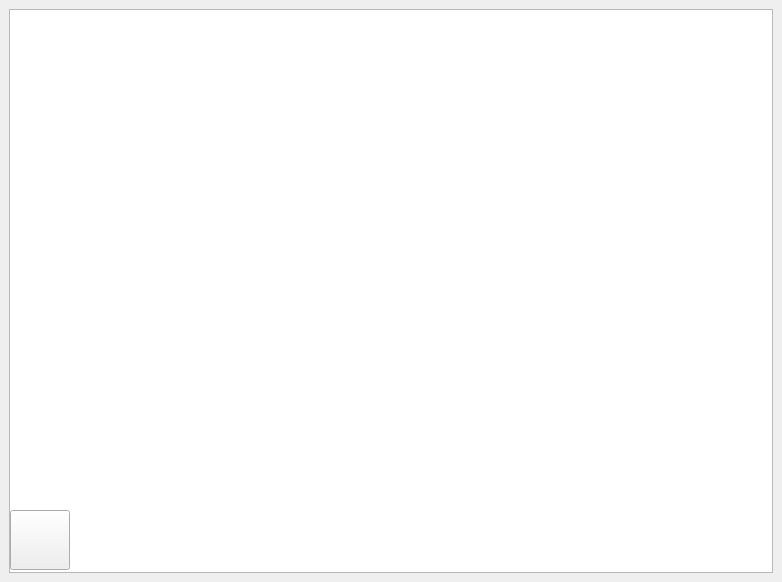
<?xml version="1.0" encoding="UTF-8"?>
<ui version="4.0">
 <class>Mapa_GamePlay</class>
 <widget class="QWidget" name="Mapa_GamePlay">
  <property name="geometry">
   <rect>
    <x>0</x>
    <y>0</y>
    <width>782</width>
    <height>582</height>
   </rect>
  </property>
  <property name="minimumSize">
   <size>
    <width>782</width>
    <height>582</height>
   </size>
  </property>
  <property name="maximumSize">
   <size>
    <width>782</width>
    <height>582</height>
   </size>
  </property>
  <property name="windowTitle">
   <string>HellBurn</string>
  </property>
  <property name="windowIcon">
   <iconset resource="Recursos.qrc">
    <normaloff>:/Imagenes/ICONO.png</normaloff>:/Imagenes/ICONO.png</iconset>
  </property>
  <property name="styleSheet">
   <string notr="true">QPushButton{
color: rgb(255, 255, 255);
border-image: url(:/Imagenes/BOTONGRIS.png);
}
QPushButton:hover
{
border-image: url(:/Imagenes/BOTONGRISHOVER.png);
}
QPushButtonr:pressed
{
border-image: url(:/Imagenes/BOTONGRISPUSH.png);
}

</string>
  </property>
  <widget class="QGraphicsView" name="graphicsView">
   <property name="geometry">
    <rect>
     <x>9</x>
     <y>9</y>
     <width>764</width>
     <height>564</height>
    </rect>
   </property>
  </widget>
  <widget class="QLabel" name="label">
   <property name="geometry">
    <rect>
     <x>0</x>
     <y>0</y>
     <width>782</width>
     <height>582</height>
    </rect>
   </property>
   <property name="text">
    <string/>
   </property>
   <property name="pixmap">
    <pixmap resource="Recursos.qrc">:/Imagenes/MARCO.png</pixmap>
   </property>
   <property name="scaledContents">
    <bool>true</bool>
   </property>
  </widget>
  <widget class="QLabel" name="Controles">
   <property name="geometry">
    <rect>
     <x>200</x>
     <y>110</y>
     <width>381</width>
     <height>381</height>
    </rect>
   </property>
   <property name="text">
    <string/>
   </property>
   <property name="pixmap">
    <pixmap resource="Recursos.qrc">:/Imagenes/TUTORIALMAPA2.png</pixmap>
   </property>
   <property name="scaledContents">
    <bool>true</bool>
   </property>
  </widget>
  <widget class="QPushButton" name="Opciones">
   <property name="geometry">
    <rect>
     <x>10</x>
     <y>510</y>
     <width>60</width>
     <height>60</height>
    </rect>
   </property>
   <property name="styleSheet">
    <string notr="true">#Opciones{
color: rgb(255, 255, 255);
border-image: url(:/Imagenes/OPCIONES.png);
}
#Opciones:hover
{
border-image: url(:/Imagenes/OPCIONES_HOVER.png);
}
#Opcionesa:pressed
{
border-image: url(:/Imagenes/OPCIONES_PUSH.png);
}
</string>
   </property>
   <property name="text">
    <string/>
   </property>
  </widget>
  <widget class="QLabel" name="label_2">
   <property name="geometry">
    <rect>
     <x>290</x>
     <y>20</y>
     <width>251</width>
     <height>21</height>
    </rect>
   </property>
   <property name="styleSheet">
    <string notr="true">color: rgb(255, 255, 255);</string>
   </property>
   <property name="text">
    <string> ENEMIGOS RESTANTES:  20</string>
   </property>
  </widget>
 </widget>
 <resources>
  <include location="Recursos.qrc"/>
 </resources>
 <connections/>
</ui>
